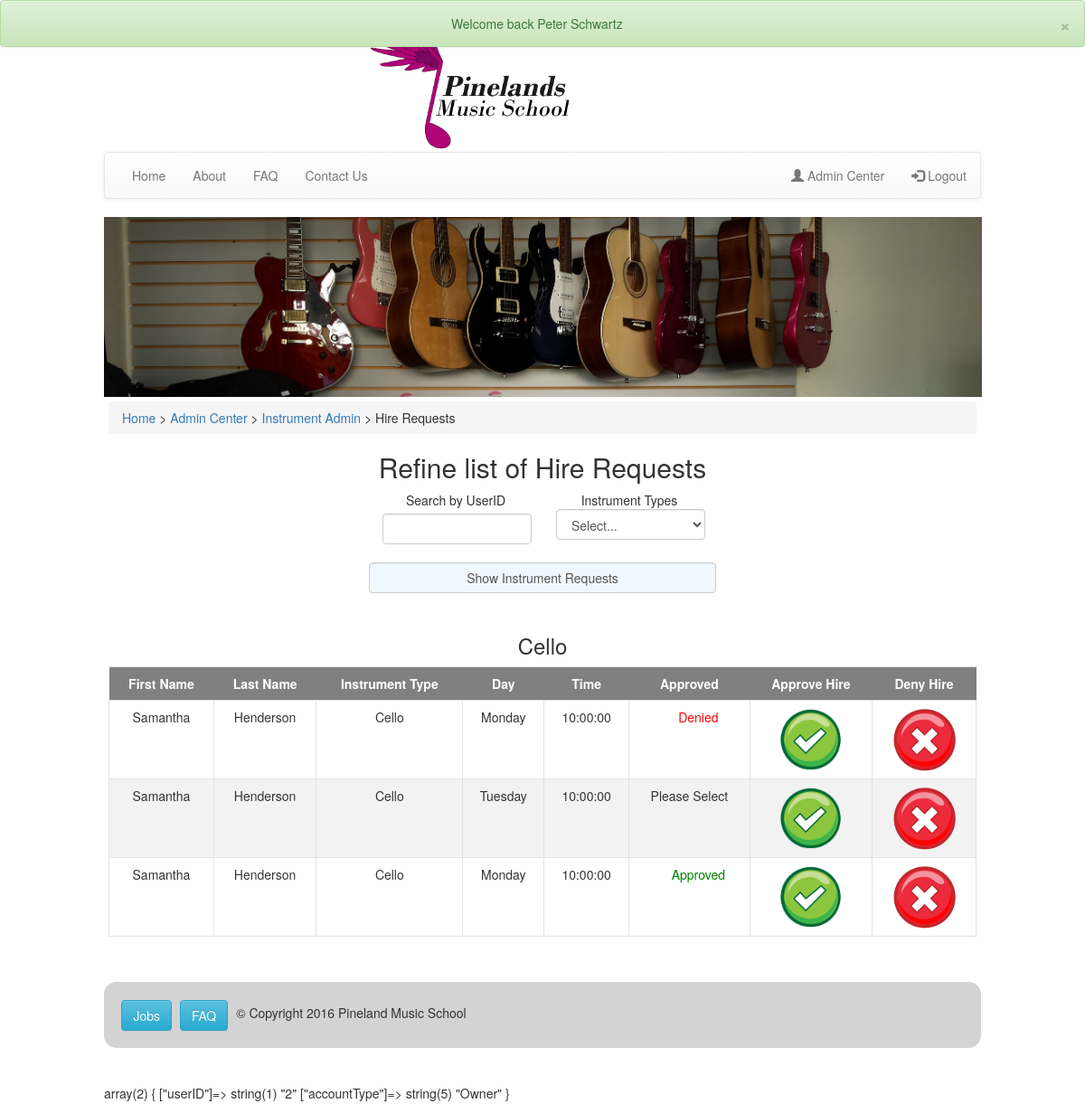
The page /pages/adminInstruments/adminHire.php (signed in) on the database its author committed.
### tables this page shows
CREATE TABLE `instrumenthire` (
  `instrumentHireID` int(11) NOT NULL,
  `contractID` int(11) NOT NULL,
  `schoolInstrumentID` int(11) NOT NULL,
  `startDate` date NOT NULL,
  `endDate` date NOT NULL,
  `adminApproved` enum('Yes','No') DEFAULT NULL,
  `archived` bit(1) NOT NULL DEFAULT b'0'
);

CREATE TABLE `users` (
  `UserID` int(11) NOT NULL,
  `firstName` varchar(40) NOT NULL,
  `lastName` varchar(40) NOT NULL,
  `DOB` date NOT NULL,
  `gender` enum('Male','Female') NOT NULL,
  `facebookId` varchar(80) DEFAULT NULL,
  `email` varchar(80) NOT NULL,
  `password` varchar(64) NOT NULL,
  `salt` varchar(32) NOT NULL,
  `accountType` enum('Guest','Student','Teacher','StudentAndTeacher','Admin','Owner') NOT NULL DEFAULT 'Guest',
  `comCode` varchar(64) DEFAULT NULL,
  `parentName` varchar(100) DEFAULT NULL,
  `parentEmail` varchar(100) DEFAULT NULL
);

CREATE TABLE `instrumentnames` (
  `instrumentTypeID` int(11) NOT NULL,
  `instrumentName` varchar(50) NOT NULL
);

CREATE TABLE `contracts` (
  `contractID` int(11) NOT NULL,
  `teacherID` int(11) NOT NULL,
  `studentID` int(11) NOT NULL,
  `startDate` date NOT NULL,
  `endDate` date NOT NULL,
  `time` time NOT NULL,
  `day` enum('Monday','Tuesday','Wednesday','Thursday','Friday') NOT NULL,
  `length` enum('30','60') NOT NULL,
  `instrumentTypeID` int(11) NOT NULL
);

### pages/adminInstruments/adminHire.php (the view, shortened to what this page needs)
<?php
include "../../inc/connect.php";
include "../../inc/header.php";
include "../../inc/nav.php";
?>
<div class="content centered">
    <div class="breadcrumb">
            <span><a href="../home/index.php">Home</a> > <a href="../admin/admincenter.php">Admin Center</a> > <a href="../admin/instrumentsAdmin.php">Instrument Admin</a> > Hire Requests</span>
        </div>
    <?php
    include "searchHires.php";
if (isset($_POST["userID"])){
    $userID = $_POST["userID"];
} else {
    $userID = null;
}
if (isset($_POST["InstrumentType"])){
    $instrumentType = $_POST["InstrumentType"];
} else {
    $instrumentType = null;
}
    $column = array(
        'First Name' => 'firstName',
        'Last Name' => 'lastName',
        'Instrument Type' => 'instrumentName',
        'Day' => 'day',
        'Time' => 'time',
        'Approved'=> 'adminApproved',
    );
if ($instrumentType != null){
    $instrumentTypes = array(
         0 => $instrumentType
    );
} else {
    $instrumentTypes = array();
    $sql = "SELECT * FROM instrumentNames";
    $result = mysqli_query($con,$sql);
    while($row = mysqli_fetch_array($result)) {
        array_push($instrumentTypes, $row['instrumentName']);
    }
}
foreach ($instrumentTypes as $type) {
    if ($userID != null){
        $sql = "SELECT * FROM instrumentHire INNER JOIN contracts ON instrumentHire.contractID=contracts.contractID INNER JOIN schoolInstruments ON instrumentHire.schoolInstrumentID=schoolInstruments.schoolInstrumentID INNER JOIN instrumentNames ON schoolInstruments.instrumentTypeID=instrumentNames.instrumentTypeID INNER JOIN users ON contracts.studentID=users.userID WHERE studentID='$userID' and instrumentName='$type' and archived='0'";
        $result = mysqli_query($con,$sql);
        $count = mysqli_num_rows($result);
    } else {
        $sql = "SELECT * FROM instrumentHire INNER JOIN contracts ON instrumentHire.contractID=contracts.contractID INNER JOIN schoolInstruments ON instrumentHire.schoolInstrumentID=schoolInstruments.schoolInstrumentID INNER JOIN instrumentNames ON schoolInstruments.instrumentTypeID=instrumentNames.instrumentTypeID INNER JOIN users ON contracts.studentID=users.userID WHERE instrumentName='$type'and archived='0'";
        $result = mysqli_query($con,$sql);
        $count = mysqli_num_rows($result);
    }
    if ($count > 0) {
        echo "<h3>$type</h3>";
        echo "<table class='table centered'><tr>";
        foreach ($column as $name => $col_name) {
          echo "<th>$name</th>";
        }
        echo "<th> Approve Hire </th>";
        echo "<th> Deny Hire </th>";
        while($row = mysqli_fetch_array($result)) {
          echo "<tr>";
          foreach ($column as $name => $col_name) {
            echo "<td>";
            if($name == 'Approved') {
                if($row[$col_name] == null){
                  echo "<span>Please Select</span>";
              } elseif($row[$col_name] == 'No') {
                  echo "<span class='error'>Denied</span>";
              } elseif($row[$col_name] == 'Yes') {
                  echo "<span class='success'>Approved</span>";
              }
            } else {
                echo $row[$col_name];
            }
              echo "</td>";
          }
          echo '<td><a  href="modifyHire.php?instrumentHireID='.$row['instrumentHireID'] . '&approved=Yes"><img src="../../images/tick.png" /></a></td>';
          echo '<td><a href="modifyHire.php?instrumentHireID='.$row['instrumentHireID'] . '&approved=No"><img src="../../images/cross.png" /></a></td>';
            echo '</tr>';
        }
        echo "</table><br>";
    } else if (sizeof($instrumentTypes) == 1){
        echo "<h3> No Instrument Hires found. Search Again.";
        break;
    }
}
    ?>
</div>
<?php
include "../../inc/footer.php";
?>

### css/main.css (style rules this page uses)
* { box-sizing: border-box; }
body { font-size: 62.5%; margin: 0; padding: 0; }
.content { display: inline-block; vertical-align: top; padding: 5px; width: 100%; }
.centered { text-align: center; }
.success { color: green; text-align: center; padding-left: 20px; }
.error { color: red; text-align: center; padding-left: 20px; }
.breadcrumb { text-align: left; }
table th { background-color: grey; color: white; text-align: center; padding: 4px 30px 4px 8px; }
table td { border: 1px solid #e3e3e3; padding: 4px 8px; min-width: 25px; }
table tr:nth-child(odd) td { background-color: #f2f2f2 ; }
table a { display:block; text-decoration:none; color: black; }

### rows shown on the page
instrumenthire: users.firstName "Samantha", users.lastName "Henderson", instrumentnames.instrumentName "Cello", contractID.day "Monday", contractID.time "10:00:00", adminApproved "Denied"
instrumenthire: users.firstName "Samantha", users.lastName "Henderson", instrumentnames.instrumentName "Cello", contractID.day "Tuesday", contractID.time "10:00:00"
instrumenthire: users.firstName "Samantha", users.lastName "Henderson", instrumentnames.instrumentName "Cello", contractID.day "Monday", contractID.time "10:00:00", adminApproved "Approved"

### other values the page prints
$_SESSION['success'] "Welcome back Peter Schwartz"
$type "Cello"
$name "First Name"
$name "Last Name"
$name "Instrument Type"
$name "Day"
$name "Time"
$name "Approved"
